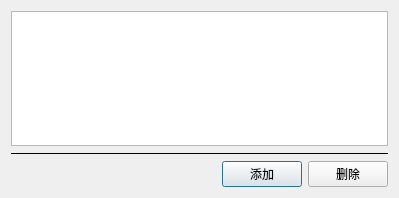
<?xml version="1.0" encoding="UTF-8"?>
<ui version="4.0">
 <class>NugetSettingDialog</class>
 <widget class="QDialog" name="NugetSettingDialog">
  <property name="geometry">
   <rect>
    <x>0</x>
    <y>0</y>
    <width>399</width>
    <height>198</height>
   </rect>
  </property>
  <property name="windowTitle">
   <string>NugetSettingDialog</string>
  </property>
  <layout class="QHBoxLayout" name="horizontalLayout">
   <property name="spacing">
    <number>0</number>
   </property>
   <property name="leftMargin">
    <number>0</number>
   </property>
   <property name="topMargin">
    <number>0</number>
   </property>
   <property name="rightMargin">
    <number>0</number>
   </property>
   <property name="bottomMargin">
    <number>0</number>
   </property>
   <item>
    <widget class="QWidget" name="widget" native="true">
     <layout class="QVBoxLayout" name="verticalLayout">
      <item>
       <widget class="QTableWidget" name="tableWidget">
        <property name="focusPolicy">
         <enum>Qt::NoFocus</enum>
        </property>
        <property name="selectionMode">
         <enum>QAbstractItemView::SingleSelection</enum>
        </property>
        <property name="selectionBehavior">
         <enum>QAbstractItemView::SelectRows</enum>
        </property>
        <attribute name="horizontalHeaderVisible">
         <bool>true</bool>
        </attribute>
        <attribute name="verticalHeaderVisible">
         <bool>false</bool>
        </attribute>
       </widget>
      </item>
      <item>
       <widget class="Line" name="line">
        <property name="frameShadow">
         <enum>QFrame::Plain</enum>
        </property>
        <property name="orientation">
         <enum>Qt::Horizontal</enum>
        </property>
       </widget>
      </item>
      <item>
       <widget class="QWidget" name="widget_2" native="true">
        <layout class="QHBoxLayout" name="horizontalLayout_2">
         <property name="leftMargin">
          <number>0</number>
         </property>
         <property name="topMargin">
          <number>0</number>
         </property>
         <property name="rightMargin">
          <number>0</number>
         </property>
         <property name="bottomMargin">
          <number>0</number>
         </property>
         <item>
          <spacer name="horizontalSpacer">
           <property name="orientation">
            <enum>Qt::Horizontal</enum>
           </property>
           <property name="sizeHint" stdset="0">
            <size>
             <width>40</width>
             <height>20</height>
            </size>
           </property>
          </spacer>
         </item>
         <item>
          <widget class="QPushButton" name="pushButton_add">
           <property name="text">
            <string>添加</string>
           </property>
          </widget>
         </item>
         <item>
          <widget class="QPushButton" name="pushButton_delete">
           <property name="text">
            <string>删除</string>
           </property>
          </widget>
         </item>
        </layout>
       </widget>
      </item>
     </layout>
    </widget>
   </item>
  </layout>
 </widget>
 <layoutdefault spacing="6" margin="11"/>
 <resources/>
 <connections/>
</ui>
